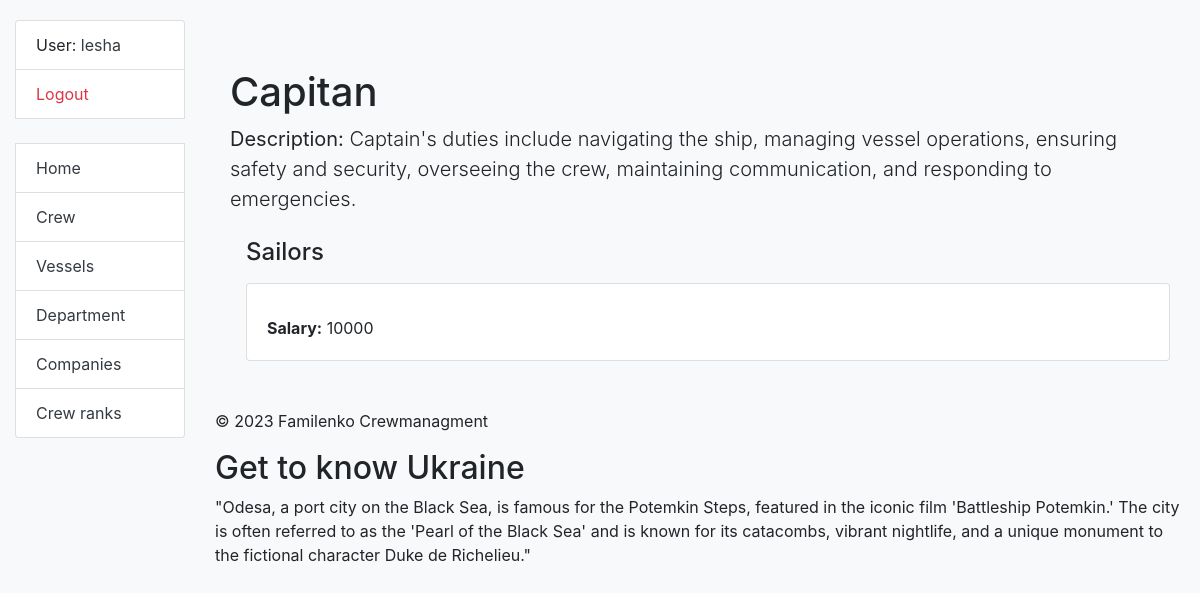
The page /position/3/ (signed in) on the database as committed earlier.
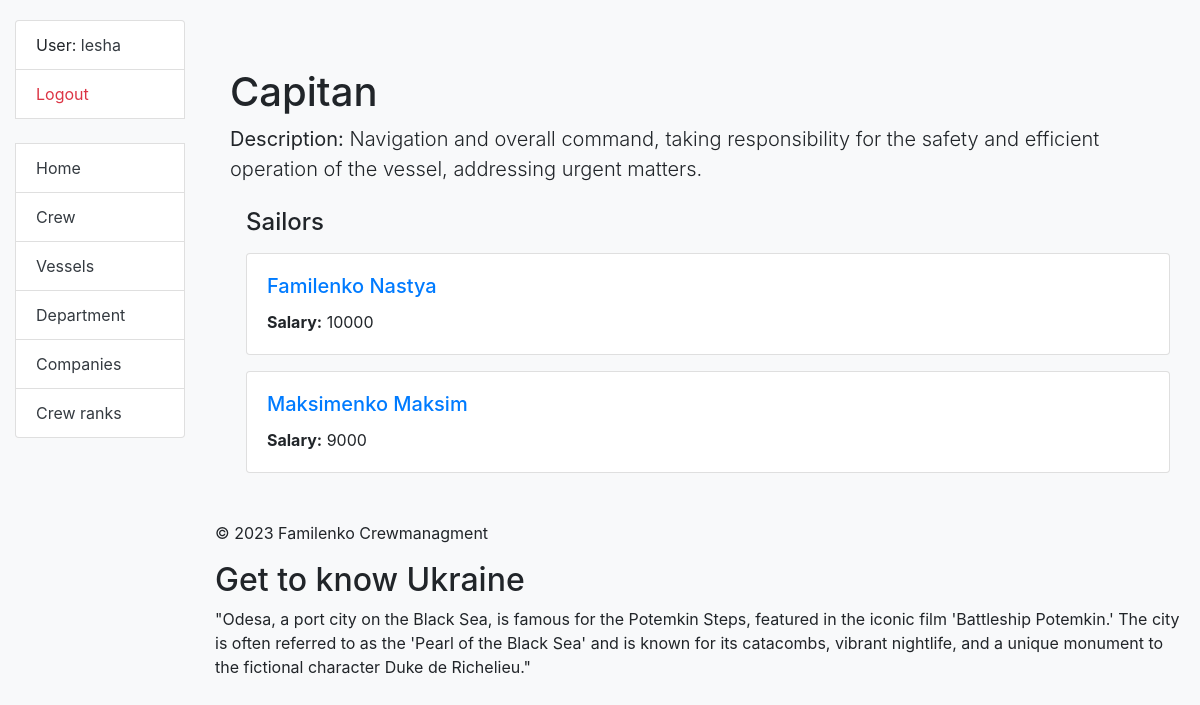
The same page on the database as committed later.
### crewing/models.py (models this page shows, shortened)
class Position(models.Model):
    name = models.CharField(max_length=50, unique=True)
    responsibility = models.TextField(blank=True, null=True)
    class Meta:
        verbose_name = "position"
        verbose_name_plural = "positions"
        ordering = ["name"]

class Crew(AbstractUser):
    position = models.ForeignKey(Position, on_delete=models.CASCADE, related_name='sailors', null=True, blank=True)
    salary = models.IntegerField(null=True, blank=True)
    date_of_birth = models.DateField(null=True, blank=True)
    date_of_joining = models.DateField(null=True, blank=True)
    date_of_leaving = models.DateField(null=True, blank=True)
    vessel_type = models.ManyToManyField(VesselType, related_name='sailors')
    vessel = models.ForeignKey('Vessel', on_delete=models.DO_NOTHING, related_name='sailors', null=True, blank=True)
    class Meta:
        verbose_name_plural = "sailors"
        verbose_name = "sailor"
        ordering = ["-position"]
    def get_absolute_url(self):
        return reverse("crewing:crew-detail", kwargs={"pk": self.pk})

### crewing/views.py (the view)
# urls.py: path("position/<int:pk>/", PositionDetailView.as_view(), name="position-detail"),
class PositionDetailView(LoginRequiredMixin, generic.DetailView):
    model = Position
    template_name = "crewing/position/detail.html"
    def get_queryset(self):
        return Position.objects.prefetch_related('sailors')

### crewing/context_processors.py (called while the page is built)
def get_interesting_fact(request: HttpRequest) -> dict:
    with open("crewing/data_for_footer.json", "r") as f:
        history_data = f.read().split("\n")
    history = random.choice(history_data)
    return {"history": history}

### templates/crewing/position/detail.html
{% extends "base.html" %}
{% block content %}
  <div class="container mt-5">
    <h1>{{ position.name }}</h1>
    <p class="lead"><strong>Description:</strong> {{ position.responsibility }}</p>
    <div class="ml-3">
      <h4 class="mt-4">Sailors</h4>
      {% for sailor in position.sailors.all %}
        <div class="card mt-3">
          <div class="card-body">
            <h5 class="card-title">
              <a href="{{ sailor.get_absolute_url }}">
                {{ sailor.last_name }} {{ sailor.first_name }}
              </a>
            </h5>
            <p class="card-text"><strong>Salary:</strong> {{ sailor.salary }}</p>
          </div>
        </div>
      {% empty %}
        <p class="mt-3">No sailors!</p>
      {% endfor %}
    </div>
  </div>
{% endblock %}

Rows that differ between the two databases and show on the page:
changed Position "Capitan": responsibility "Captain's duties include navigating the ship, managing vessel operations, ensuring safety and security, overseeing the crew, maintaining communication, and responding to emergencies." → "Navigation and overall command, taking responsibility for the safety and efficient operation of the vessel, addressing urgent matters."
changed Crew: last_name (not shown) → "Familenko"; first_name (not shown) → "Nastya"
added Crew: last_name "Maksimenko", first_name "Maksim", salary "9000"
